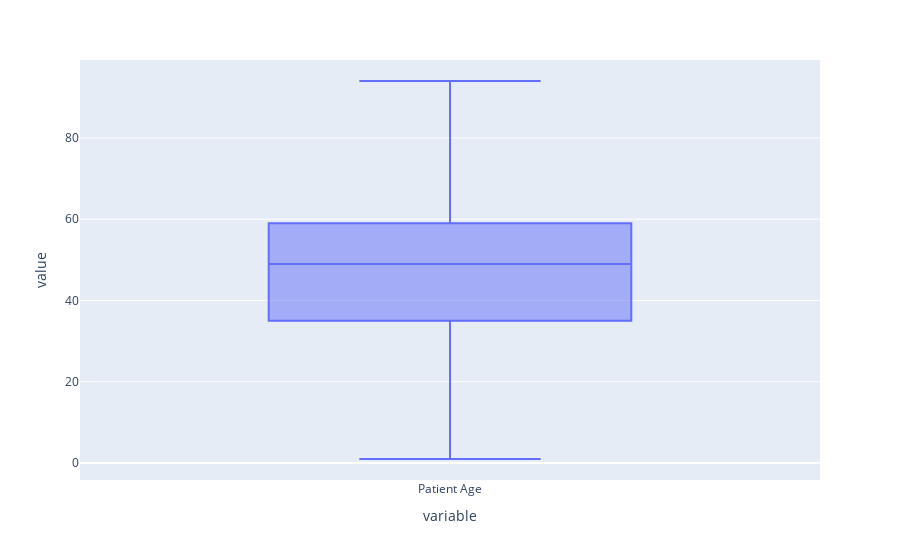

Source (notebook cell):
### Code cell
data['Patient Age'].apply(lambda x : int(x[1:3])).plot.box()

### Figure 1 — Plotly figure (JSON) as saved in the notebook; plotly's stock layout.template omitted (floating-point values rounded to 4 significant figures; data arrays with more than 128 entries replaced by an {"elided": "..."} marker saying what was removed)
{"data": [{"alignmentgroup": "True", "hovertemplate": "variable=%{x}<br>value=%{y}<extra></extra>", "legendgroup": "", "marker": {"color": "#636efa"}, "name": "", "notched": false, "offsetgroup": "", "orientation": "v", "showlegend": false, "type": "box", "x": {"elided": "5606 str values"}, "x0": " ", "xaxis": "x", "y": {"elided": "5606 int values"}, "y0": " ", "yaxis": "y"}], "layout": {"boxmode": "group", "legend": {"tracegroupgap": 0}, "margin": {"t": 60}, "xaxis": {"anchor": "y", "domain": [0, 1], "title": {"text": "variable"}}, "yaxis": {"anchor": "x", "domain": [0, 1], "title": {"text": "value"}}}}
